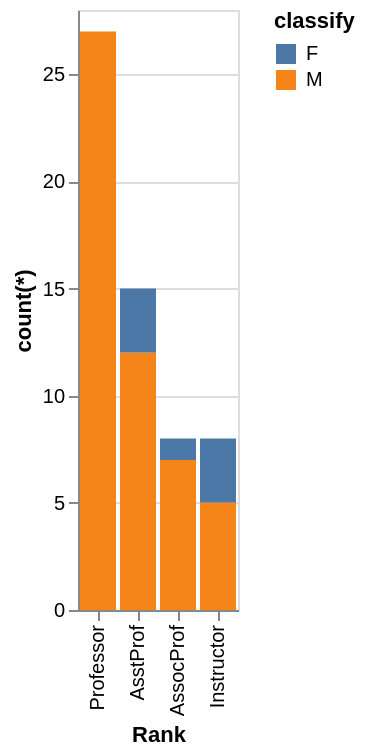

Write a Vega-Lite specification for this figure.
### Vega-Lite specification from a JSON file in a GitHub repository (floating-point values rounded to 4 significant figures)
{"data": {"values": [{"x_data": "AssocProf", "y_data": 1, "classify": "F"}, {"x_data": "AsstProf", "y_data": 3, "classify": "F"}, {"x_data": "Instructor", "y_data": 3, "classify": "F"}, {"x_data": "Professor", "y_data": 0, "classify": "F"}, {"x_data": "AssocProf", "y_data": 7, "classify": "M"}, {"x_data": "AsstProf", "y_data": 12, "classify": "M"}, {"x_data": "Instructor", "y_data": 5, "classify": "M"}, {"x_data": "Professor", "y_data": 27, "classify": "M"}]}, "mark": "bar", "encoding": {"x": {"field": "x_data", "type": "nominal", "title": "Rank", "sort": {"op": "sum", "field": "y_data", "order": "descending"}}, "y": {"field": "y_data", "type": "quantitative", "title": "count(*)"}, "color": {"field": "classify"}}}
